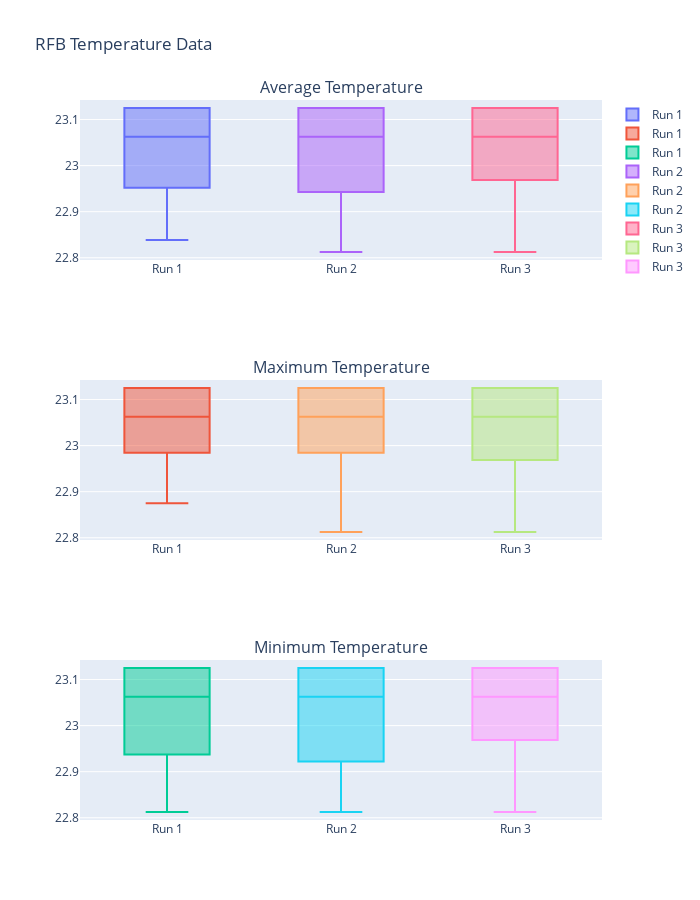

Source (notebook cell):
### Code cell
# Code to read all RFB files in a folder, get termperature data from each RFB file and plot using plotly. Go through each subfolder in the folder
# Compute average, max and min temperature from each RFB file and plot using plotly
# For each SN, save average, max and min temperature for each run- 1,2,3
# Input : folder path containing RFB files
# Output : Interactive plotly box plot with 3 subplots for average, max and min.


from ast import Import
import itertools
import plotly.graph_objects as go
from plotly.subplots import make_subplots
import os
import pandas as pd


def find_rfb_files(root_dir):
    # This function is to find all RFB files in the folder and any subfolders
    matching_files = []
    print(f"Searching for RFB files in directory: {root_dir}")
    for dirpath, _, filenames in os.walk(root_dir):
        for filename in filenames:
            if filename.endswith(".rfb") or filename.endswith(".RFB"):
                    full_path = os.path.join(dirpath, filename)
                    matching_files.append(full_path)
    return matching_files
# ********************  END Function  *************************

def read_rfb(file_path):
    with open(file_path, 'r') as file:
        lines = file.readlines()
    
    # Find the line where data starts
    data_start_index = 0
    for i, line in enumerate(lines):
        if "[Raw Data]" in line:
            data_start_index = i + 1
            break
    
    # Read the data lines into a DataFrame
    data_lines = lines[data_start_index:]
    data = []
    for line in data_lines:
        parts = line.strip().split()
        #print(parts)
        if len(parts) == 7:
            try:
                line_number = int(parts[0])
                time_temp = parts[1]
                # Convert time to a suitable date time format if needed
                time = pd.to_datetime(time_temp, format='%H:%M:%S.%f')

                tempC = float(parts[2])
                volt = float(parts[3])
                wt = float(parts[4])
                pow = float(parts[5])
                state = int(parts[6])
                data.append([line_number, time, tempC, volt, wt, pow, state])
            except ValueError:
                continue  # Skip lines that can't be parsed
    
    df = pd.DataFrame(data, columns=['Line Number', 'Time', 'Temperature', 'Voltage', 'Weight', 'Power', 'State'])
    #df["Time"]= df["Time"]-min(df["Time"])
    return df
# ********************  END Function  *************************

def plot_rfb_data(folder_path):

    #Find all RFB files in the folder and any subfolders
    files = find_rfb_files(folder_path)
    if not files:
        print(f"No RFB files found in folder '{folder_path}'.")
        return

    data = {}
    # Get average, max and min temperature from each RFB file
    for file in files:
        fname = os.path.basename(file)
        SN = fname.split('-')[0]
        run_no = fname.split('-')[1].split('.')[0]

        df = read_rfb(file)
        avg_temp = df["Temperature"].mean()
        max_temp = df["Temperature"].max()
        min_temp = df["Temperature"].min()

        if run_no not in data:
            data[run_no] = {"SN": [], "Avg Temp": [], "Max Temp": [], "Min Temp": []}

        data[run_no]["SN"].append(SN)
        data[run_no]["Avg Temp"].append(avg_temp)
        data[run_no]["Max Temp"].append(max_temp)
        data[run_no]["Min Temp"].append(min_temp)

    # Create subplots
    fig = make_subplots(rows=3, cols=1, subplot_titles=("Average Temperature", "Maximum Temperature", "Minimum Temperature"))

    # Add box plots for each run number and overlay scatter plot of individual data points
    for run_no, values in data.items():
        fig.add_trace(go.Box(y=values["Avg Temp"], name=f'Run {run_no}'), row=1, col=1)
        fig.add_trace(go.Box(y=values["Max Temp"], name=f'Run {run_no}'), row=2, col=1)
        fig.add_trace(go.Box(y=values["Min Temp"], name=f'Run {run_no}'), row=3, col=1)
    fig.update_layout(height=900, width=700, title_text="RFB Temperature Data")
    fig.show()

# Example usage
data_folder_path = r"C:\work_folder\Efficiency\test_data_RFB"
plot_rfb_data(data_folder_path)

### Figure 1 — Plotly figure (JSON) as saved in the notebook; plotly's stock layout.template omitted (floating-point values rounded to 4 significant figures)
{"data": [{"name": "Run 1", "type": "box", "xaxis": "x", "y": [23.06, 23.12, 23.12, 23.12, 23.12, 23.06, 22.94, 22.96, 22.84], "yaxis": "y"}, {"name": "Run 1", "type": "box", "xaxis": "x2", "y": [23.06, 23.12, 23.12, 23.12, 23.12, 23.06, 22.94, 23, 22.88], "yaxis": "y2"}, {"name": "Run 1", "type": "box", "xaxis": "x3", "y": [23.06, 23.12, 23.12, 23.12, 23.12, 23.06, 22.94, 22.94, 22.81], "yaxis": "y3"}, {"name": "Run 2", "type": "box", "xaxis": "x", "y": [23.06, 23.12, 23.12, 23.12, 23.12, 23.06, 22.95, 22.91, 22.81], "yaxis": "y"}, {"name": "Run 2", "type": "box", "xaxis": "x2", "y": [23.06, 23.12, 23.12, 23.12, 23.12, 23.06, 23, 22.94, 22.81], "yaxis": "y2"}, {"name": "Run 2", "type": "box", "xaxis": "x3", "y": [23.06, 23.12, 23.12, 23.12, 23.12, 23.06, 22.94, 22.88, 22.81], "yaxis": "y3"}, {"name": "Run 3", "type": "box", "xaxis": "x", "y": [23.06, 23.12, 23.12, 23.12, 23.12, 23.06, 23, 22.88, 22.81], "yaxis": "y"}, {"name": "Run 3", "type": "box", "xaxis": "x2", "y": [23.06, 23.12, 23.12, 23.12, 23.12, 23.06, 23, 22.88, 22.81], "yaxis": "y2"}, {"name": "Run 3", "type": "box", "xaxis": "x3", "y": [23.06, 23.12, 23.12, 23.12, 23.12, 23, 23, 22.88, 22.81], "yaxis": "y3"}], "layout": {"annotations": [{"font": {"size": 16}, "showarrow": false, "text": "Average Temperature", "x": 0.5, "xanchor": "center", "xref": "paper", "y": 1, "yanchor": "bottom", "yref": "paper"}, {"font": {"size": 16}, "showarrow": false, "text": "Maximum Temperature", "x": 0.5, "xanchor": "center", "xref": "paper", "y": 0.6111, "yanchor": "bottom", "yref": "paper"}, {"font": {"size": 16}, "showarrow": false, "text": "Minimum Temperature", "x": 0.5, "xanchor": "center", "xref": "paper", "y": 0.2222, "yanchor": "bottom", "yref": "paper"}], "height": 900, "title": {"text": "RFB Temperature Data"}, "width": 700, "xaxis": {"anchor": "y", "domain": [0, 1]}, "xaxis2": {"anchor": "y2", "domain": [0, 1]}, "xaxis3": {"anchor": "y3", "domain": [0, 1]}, "yaxis": {"anchor": "x", "domain": [0.7778, 1]}, "yaxis2": {"anchor": "x2", "domain": [0.3889, 0.6111]}, "yaxis3": {"anchor": "x3", "domain": [0, 0.2222]}}}
